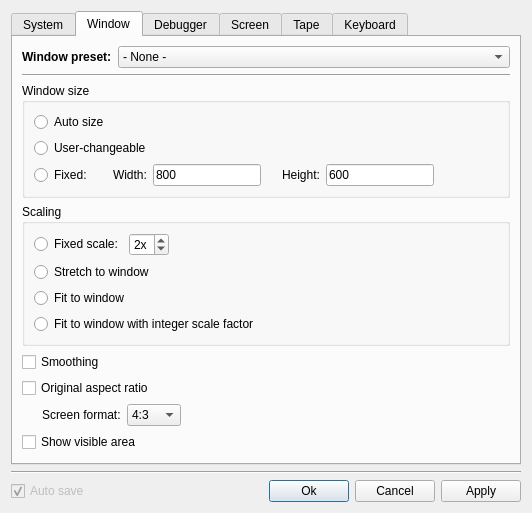
<?xml version="1.0" encoding="UTF-8"?>
<ui version="4.0">
 <class>SettingsDialog</class>
 <widget class="QDialog" name="SettingsDialog">
  <property name="geometry">
   <rect>
    <x>0</x>
    <y>0</y>
    <width>532</width>
    <height>480</height>
   </rect>
  </property>
  <property name="windowTitle">
   <string>Settings</string>
  </property>
  <layout class="QVBoxLayout" name="verticalLayout_4">
   <item>
    <widget class="QTabWidget" name="configTabWidget">
     <property name="tabPosition">
      <enum>QTabWidget::North</enum>
     </property>
     <property name="currentIndex">
      <number>1</number>
     </property>
     <widget class="QWidget" name="systemTab">
      <attribute name="title">
       <string>System</string>
      </attribute>
      <layout class="QVBoxLayout" name="verticalLayout_2">
       <item>
        <widget class="QGroupBox" name="generalGroupBox">
         <property name="title">
          <string>General</string>
         </property>
         <layout class="QFormLayout" name="formLayout_3">
          <item row="0" column="0">
           <widget class="QLabel" name="langLabel">
            <property name="text">
             <string>Language* :</string>
            </property>
           </widget>
          </item>
          <item row="0" column="1">
           <widget class="QComboBox" name="langComboBox">
            <item>
             <property name="text">
              <string>System default</string>
             </property>
            </item>
            <item>
             <property name="text">
              <string>English</string>
             </property>
            </item>
            <item>
             <property name="text">
              <string>Russian</string>
             </property>
            </item>
           </widget>
          </item>
         </layout>
        </widget>
       </item>
       <item>
        <widget class="QGroupBox" name="videoGroupBox">
         <property name="sizePolicy">
          <sizepolicy hsizetype="Expanding" vsizetype="Preferred">
           <horstretch>0</horstretch>
           <verstretch>0</verstretch>
          </sizepolicy>
         </property>
         <property name="title">
          <string>Video</string>
         </property>
         <layout class="QFormLayout" name="formLayout_2">
          <item row="0" column="0">
           <widget class="QLabel" name="frLabel">
            <property name="text">
             <string>Maximum FPS* :</string>
            </property>
           </widget>
          </item>
          <item row="0" column="1">
           <layout class="QHBoxLayout" name="horizontalLayout_2">
            <item>
             <widget class="QSpinBox" name="fpsSpinBox">
              <property name="specialValueText">
               <string/>
              </property>
              <property name="minimum">
               <number>20</number>
              </property>
              <property name="maximum">
               <number>250</number>
              </property>
              <property name="singleStep">
               <number>5</number>
              </property>
              <property name="value">
               <number>50</number>
              </property>
             </widget>
            </item>
            <item>
             <widget class="QCheckBox" name="maxFpsCheckBox">
              <property name="sizePolicy">
               <sizepolicy hsizetype="Maximum" vsizetype="Fixed">
                <horstretch>0</horstretch>
                <verstretch>0</verstretch>
               </sizepolicy>
              </property>
              <property name="text">
               <string>No fps limit</string>
              </property>
             </widget>
            </item>
           </layout>
          </item>
          <item row="2" column="0">
           <widget class="QLabel" name="label">
            <property name="text">
             <string notr="true">V-Sync*:</string>
            </property>
           </widget>
          </item>
          <item row="2" column="1">
           <widget class="QCheckBox" name="vsyncCheckBox">
            <property name="enabled">
             <bool>true</bool>
            </property>
            <property name="sizePolicy">
             <sizepolicy hsizetype="Maximum" vsizetype="Fixed">
              <horstretch>0</horstretch>
              <verstretch>0</verstretch>
             </sizepolicy>
            </property>
            <property name="text">
             <string>Enable</string>
            </property>
           </widget>
          </item>
         </layout>
        </widget>
       </item>
       <item>
        <widget class="QGroupBox" name="soundGroupBox">
         <property name="title">
          <string>Sound</string>
         </property>
         <layout class="QFormLayout" name="formLayout">
          <item row="0" column="0">
           <widget class="QLabel" name="srLabel">
            <property name="text">
             <string>Sample rate* :</string>
            </property>
           </widget>
          </item>
          <item row="0" column="1">
           <widget class="QComboBox" name="srComboBox">
            <property name="editable">
             <bool>true</bool>
            </property>
            <property name="currentIndex">
             <number>0</number>
            </property>
            <item>
             <property name="text">
              <string notr="true">96000</string>
             </property>
            </item>
            <item>
             <property name="text">
              <string notr="true">48000</string>
             </property>
            </item>
            <item>
             <property name="text">
              <string notr="true">44100</string>
             </property>
            </item>
            <item>
             <property name="text">
              <string notr="true">24000</string>
             </property>
            </item>
            <item>
             <property name="text">
              <string notr="true">22050</string>
             </property>
            </item>
            <item>
             <property name="text">
              <string notr="true">12000</string>
             </property>
            </item>
            <item>
             <property name="text">
              <string notr="true">8000</string>
             </property>
            </item>
           </widget>
          </item>
          <item row="1" column="0">
           <widget class="QLabel" name="volumeLabel">
            <property name="text">
             <string>Volume:</string>
            </property>
           </widget>
          </item>
          <item row="1" column="1">
           <layout class="QHBoxLayout" name="horizontalLayout_8">
            <item>
             <widget class="QCheckBox" name="muteCheckBox">
              <property name="enabled">
               <bool>false</bool>
              </property>
              <property name="text">
               <string>Mute</string>
              </property>
             </widget>
            </item>
            <item>
             <widget class="QSpinBox" name="volumeSpinBox">
              <property name="minimum">
               <number>1</number>
              </property>
              <property name="maximum">
               <number>5</number>
              </property>
              <property name="value">
               <number>4</number>
              </property>
             </widget>
            </item>
            <item>
             <widget class="QSlider" name="volumeSlider">
              <property name="minimum">
               <number>1</number>
              </property>
              <property name="maximum">
               <number>5</number>
              </property>
              <property name="pageStep">
               <number>1</number>
              </property>
              <property name="value">
               <number>4</number>
              </property>
              <property name="tracking">
               <bool>true</bool>
              </property>
              <property name="orientation">
               <enum>Qt::Horizontal</enum>
              </property>
              <property name="tickPosition">
               <enum>QSlider::TicksAbove</enum>
              </property>
              <property name="tickInterval">
               <number>1</number>
              </property>
             </widget>
            </item>
            <item>
             <spacer name="horizontalSpacer_8">
              <property name="orientation">
               <enum>Qt::Horizontal</enum>
              </property>
              <property name="sizeHint" stdset="0">
               <size>
                <width>40</width>
                <height>20</height>
               </size>
              </property>
             </spacer>
            </item>
           </layout>
          </item>
         </layout>
        </widget>
       </item>
       <item>
        <widget class="QLabel" name="label_5">
         <property name="text">
          <string>* Options marked by &quot;*&quot; takes effect after emulator restart</string>
         </property>
        </widget>
       </item>
       <item>
        <spacer name="verticalSpacer_2">
         <property name="orientation">
          <enum>Qt::Vertical</enum>
         </property>
         <property name="sizeHint" stdset="0">
          <size>
           <width>286</width>
           <height>83</height>
          </size>
         </property>
        </spacer>
       </item>
      </layout>
     </widget>
     <widget class="QWidget" name="windowTab">
      <attribute name="title">
       <string>Window</string>
      </attribute>
      <layout class="QVBoxLayout" name="verticalLayout_7">
       <item>
        <layout class="QHBoxLayout" name="horizontalLayout_4">
         <item>
          <widget class="QLabel" name="presetLabel">
           <property name="sizePolicy">
            <sizepolicy hsizetype="Preferred" vsizetype="Preferred">
             <horstretch>0</horstretch>
             <verstretch>0</verstretch>
            </sizepolicy>
           </property>
           <property name="font">
            <font>
             <weight>75</weight>
             <bold>true</bold>
            </font>
           </property>
           <property name="text">
            <string>Window preset:</string>
           </property>
          </widget>
         </item>
         <item>
          <widget class="QComboBox" name="presetComboBox">
           <property name="sizePolicy">
            <sizepolicy hsizetype="Expanding" vsizetype="Fixed">
             <horstretch>0</horstretch>
             <verstretch>0</verstretch>
            </sizepolicy>
           </property>
           <item>
            <property name="text">
             <string>- None -</string>
            </property>
           </item>
           <item>
            <property name="text">
             <string>1x, auto size, no smoothing</string>
            </property>
           </item>
           <item>
            <property name="text">
             <string>2x, auto size, no smoothing</string>
            </property>
           </item>
           <item>
            <property name="text">
             <string>3x, auto size, no smoothing</string>
            </property>
           </item>
           <item>
            <property name="text">
             <string>2x, fixed size</string>
            </property>
           </item>
           <item>
            <property name="text">
             <string>Fit, user-changeable, original aspect ratio, smoothing</string>
            </property>
           </item>
          </widget>
         </item>
        </layout>
       </item>
       <item>
        <widget class="Line" name="line_2">
         <property name="orientation">
          <enum>Qt::Horizontal</enum>
         </property>
        </widget>
       </item>
       <item>
        <widget class="QGroupBox" name="windowSizeGroupBox">
         <property name="title">
          <string>Window size</string>
         </property>
         <layout class="QVBoxLayout" name="verticalLayout_6">
          <item>
           <widget class="QRadioButton" name="autoSizeRadioButton">
            <property name="text">
             <string>Auto size</string>
            </property>
           </widget>
          </item>
          <item>
           <widget class="QRadioButton" name="userSizeRadioButton">
            <property name="sizePolicy">
             <sizepolicy hsizetype="Expanding" vsizetype="Fixed">
              <horstretch>0</horstretch>
              <verstretch>0</verstretch>
             </sizepolicy>
            </property>
            <property name="text">
             <string>User-changeable</string>
            </property>
           </widget>
          </item>
          <item>
           <layout class="QHBoxLayout" name="horizontalLayout_3">
            <item>
             <widget class="QRadioButton" name="fixedSizeRadioButton">
              <property name="sizePolicy">
               <sizepolicy hsizetype="Preferred" vsizetype="Fixed">
                <horstretch>0</horstretch>
                <verstretch>0</verstretch>
               </sizepolicy>
              </property>
              <property name="text">
               <string>Fixed:</string>
              </property>
             </widget>
            </item>
            <item>
             <spacer name="horizontalSpacer_3">
              <property name="orientation">
               <enum>Qt::Horizontal</enum>
              </property>
              <property name="sizeType">
               <enum>QSizePolicy::Fixed</enum>
              </property>
              <property name="sizeHint" stdset="0">
               <size>
                <width>15</width>
                <height>13</height>
               </size>
              </property>
             </spacer>
            </item>
            <item>
             <widget class="QLabel" name="label_6">
              <property name="sizePolicy">
               <sizepolicy hsizetype="Preferred" vsizetype="Preferred">
                <horstretch>0</horstretch>
                <verstretch>0</verstretch>
               </sizepolicy>
              </property>
              <property name="text">
               <string>Width:</string>
              </property>
             </widget>
            </item>
            <item>
             <widget class="QLineEdit" name="widthLineEdit">
              <property name="sizePolicy">
               <sizepolicy hsizetype="Fixed" vsizetype="Fixed">
                <horstretch>0</horstretch>
                <verstretch>0</verstretch>
               </sizepolicy>
              </property>
              <property name="text">
               <string notr="true">800</string>
              </property>
             </widget>
            </item>
            <item>
             <spacer name="horizontalSpacer_2">
              <property name="orientation">
               <enum>Qt::Horizontal</enum>
              </property>
              <property name="sizeType">
               <enum>QSizePolicy::Fixed</enum>
              </property>
              <property name="sizeHint" stdset="0">
               <size>
                <width>15</width>
                <height>13</height>
               </size>
              </property>
             </spacer>
            </item>
            <item>
             <widget class="QLabel" name="label_7">
              <property name="text">
               <string>Height:</string>
              </property>
             </widget>
            </item>
            <item>
             <widget class="QLineEdit" name="heightLineEdit">
              <property name="sizePolicy">
               <sizepolicy hsizetype="Fixed" vsizetype="Fixed">
                <horstretch>0</horstretch>
                <verstretch>0</verstretch>
               </sizepolicy>
              </property>
              <property name="text">
               <string notr="true">600</string>
              </property>
             </widget>
            </item>
            <item>
             <spacer name="horizontalSpacer_4">
              <property name="orientation">
               <enum>Qt::Horizontal</enum>
              </property>
              <property name="sizeHint" stdset="0">
               <size>
                <width>40</width>
                <height>13</height>
               </size>
              </property>
             </spacer>
            </item>
           </layout>
          </item>
         </layout>
        </widget>
       </item>
       <item>
        <widget class="QGroupBox" name="scalingGroupBox">
         <property name="title">
          <string>Scaling</string>
         </property>
         <layout class="QVBoxLayout" name="verticalLayout_8">
          <item>
           <layout class="QHBoxLayout" name="horizontalLayout_5">
            <item>
             <widget class="QRadioButton" name="fixedScaleRadioButton">
              <property name="text">
               <string>Fixed scale:</string>
              </property>
             </widget>
            </item>
            <item>
             <widget class="QSpinBox" name="fixedScaleSpinBox">
              <property name="sizePolicy">
               <sizepolicy hsizetype="Preferred" vsizetype="Fixed">
                <horstretch>0</horstretch>
                <verstretch>0</verstretch>
               </sizepolicy>
              </property>
              <property name="suffix">
               <string notr="true">x</string>
              </property>
              <property name="minimum">
               <number>1</number>
              </property>
              <property name="maximum">
               <number>3</number>
              </property>
              <property name="value">
               <number>2</number>
              </property>
             </widget>
            </item>
            <item>
             <spacer name="horizontalSpacer_5">
              <property name="orientation">
               <enum>Qt::Horizontal</enum>
              </property>
              <property name="sizeHint" stdset="0">
               <size>
                <width>40</width>
                <height>20</height>
               </size>
              </property>
             </spacer>
            </item>
           </layout>
          </item>
          <item>
           <widget class="QRadioButton" name="stretchRadioButton">
            <property name="text">
             <string>Stretch to window</string>
            </property>
           </widget>
          </item>
          <item>
           <widget class="QRadioButton" name="stretchPropRadioButton">
            <property name="text">
             <string>Fit to window</string>
            </property>
           </widget>
          </item>
          <item>
           <widget class="QRadioButton" name="stretchPropIntRadioButton">
            <property name="text">
             <string>Fit to window with integer scale factor</string>
            </property>
           </widget>
          </item>
         </layout>
        </widget>
       </item>
       <item>
        <widget class="QCheckBox" name="smoothCheckBox">
         <property name="text">
          <string>Smoothing</string>
         </property>
        </widget>
       </item>
       <item>
        <widget class="QCheckBox" name="aspectCheckBox">
         <property name="text">
          <string>Original aspect ratio</string>
         </property>
        </widget>
       </item>
       <item>
        <layout class="QHBoxLayout" name="horizontalLayout_9">
         <item>
          <spacer name="horizontalSpacer_10">
           <property name="orientation">
            <enum>Qt::Horizontal</enum>
           </property>
           <property name="sizeType">
            <enum>QSizePolicy::Fixed</enum>
           </property>
           <property name="sizeHint" stdset="0">
            <size>
             <width>20</width>
             <height>20</height>
            </size>
           </property>
          </spacer>
         </item>
         <item>
          <widget class="QLabel" name="wideLabel">
           <property name="text">
            <string>Screen format:</string>
           </property>
          </widget>
         </item>
         <item>
          <widget class="QComboBox" name="wideComboBox">
           <item>
            <property name="text">
             <string notr="true">4:3</string>
            </property>
           </item>
           <item>
            <property name="text">
             <string notr="true">16:9</string>
            </property>
           </item>
          </widget>
         </item>
         <item>
          <spacer name="horizontalSpacer_9">
           <property name="orientation">
            <enum>Qt::Horizontal</enum>
           </property>
           <property name="sizeHint" stdset="0">
            <size>
             <width>40</width>
             <height>20</height>
            </size>
           </property>
          </spacer>
         </item>
        </layout>
       </item>
       <item>
        <widget class="QCheckBox" name="cropCheckBox">
         <property name="text">
          <string>Show visible area</string>
         </property>
        </widget>
       </item>
       <item>
        <spacer name="verticalSpacer_4">
         <property name="orientation">
          <enum>Qt::Vertical</enum>
         </property>
         <property name="sizeHint" stdset="0">
          <size>
           <width>20</width>
           <height>40</height>
          </size>
         </property>
        </spacer>
       </item>
      </layout>
     </widget>
     <widget class="QWidget" name="debugTab">
      <attribute name="title">
       <string>Debugger</string>
      </attribute>
      <layout class="QVBoxLayout" name="verticalLayout_5">
       <item>
        <widget class="QGroupBox" name="debugOnGroupBox">
         <property name="title">
          <string>Debug on</string>
         </property>
         <layout class="QVBoxLayout" name="verticalLayout_3">
          <item>
           <widget class="QCheckBox" name="debugHltCheckBox">
            <property name="sizePolicy">
             <sizepolicy hsizetype="Expanding" vsizetype="Fixed">
              <horstretch>0</horstretch>
              <verstretch>0</verstretch>
             </sizepolicy>
            </property>
            <property name="text">
             <string>HLT</string>
            </property>
           </widget>
          </item>
          <item>
           <widget class="QCheckBox" name="debugIllegalCheckBox">
            <property name="sizePolicy">
             <sizepolicy hsizetype="Expanding" vsizetype="Fixed">
              <horstretch>0</horstretch>
              <verstretch>0</verstretch>
             </sizepolicy>
            </property>
            <property name="text">
             <string>Illegal 8080 instructions</string>
            </property>
           </widget>
          </item>
         </layout>
        </widget>
       </item>
       <item>
        <widget class="QGroupBox" name="mnemonicsGroupBox">
         <property name="enabled">
          <bool>false</bool>
         </property>
         <property name="sizePolicy">
          <sizepolicy hsizetype="Expanding" vsizetype="Preferred">
           <horstretch>0</horstretch>
           <verstretch>0</verstretch>
          </sizepolicy>
         </property>
         <property name="title">
          <string>Mnemonics</string>
         </property>
         <layout class="QVBoxLayout" name="verticalLayout">
          <item>
           <widget class="QCheckBox" name="upper8080checkBox">
            <property name="sizePolicy">
             <sizepolicy hsizetype="Expanding" vsizetype="Fixed">
              <horstretch>0</horstretch>
              <verstretch>0</verstretch>
             </sizepolicy>
            </property>
            <property name="text">
             <string>8080 upper case mnemonics</string>
            </property>
            <property name="checkable">
             <bool>true</bool>
            </property>
            <property name="checked">
             <bool>true</bool>
            </property>
           </widget>
          </item>
          <item>
           <widget class="QCheckBox" name="upperZ80checkBox">
            <property name="text">
             <string>Z80 upper case mnemonics</string>
            </property>
           </widget>
          </item>
         </layout>
        </widget>
       </item>
       <item>
        <spacer name="verticalSpacer_3">
         <property name="orientation">
          <enum>Qt::Vertical</enum>
         </property>
         <property name="sizeHint" stdset="0">
          <size>
           <width>20</width>
           <height>169</height>
          </size>
         </property>
        </spacer>
       </item>
      </layout>
     </widget>
     <widget class="QWidget" name="screenTab">
      <attribute name="title">
       <string>Screen</string>
      </attribute>
      <layout class="QVBoxLayout" name="verticalLayout_9">
       <item>
        <widget class="QGroupBox" name="colorGroupBox">
         <property name="title">
          <string>Color mode</string>
         </property>
         <layout class="QVBoxLayout" name="verticalLayout_11">
          <item>
           <widget class="QRadioButton" name="bwRadioButton">
            <property name="text">
             <string notr="true">Black &amp;&amp; white</string>
            </property>
           </widget>
          </item>
          <item>
           <widget class="QRadioButton" name="color1RadioButton">
            <property name="text">
             <string notr="true">Color 1</string>
            </property>
           </widget>
          </item>
          <item>
           <widget class="QRadioButton" name="color2RadioButton">
            <property name="text">
             <string notr="true">Color 2</string>
            </property>
           </widget>
          </item>
         </layout>
        </widget>
       </item>
       <item>
        <widget class="QGroupBox" name="mixingGroupBox">
         <property name="title">
          <string>Field mixing</string>
         </property>
         <layout class="QVBoxLayout" name="verticalLayout_10">
          <item>
           <widget class="QRadioButton" name="mixingOffRadioButton">
            <property name="text">
             <string>Off</string>
            </property>
           </widget>
          </item>
          <item>
           <widget class="QRadioButton" name="mixingMixRadioButton">
            <property name="text">
             <string>Mix</string>
            </property>
           </widget>
          </item>
          <item>
           <widget class="QRadioButton" name="mixingInterlaceRadioButton">
            <property name="text">
             <string>Interlace</string>
            </property>
           </widget>
          </item>
          <item>
           <widget class="QRadioButton" name="mixingScanlineRadioButton">
            <property name="text">
             <string>Scanline</string>
            </property>
           </widget>
          </item>
         </layout>
        </widget>
       </item>
       <item>
        <widget class="QCheckBox" name="altFontCheckBox">
         <property name="text">
          <string>Alternate font (8×16, 8×12, 8×8)</string>
         </property>
        </widget>
       </item>
       <item>
        <spacer name="verticalSpacer_6">
         <property name="orientation">
          <enum>Qt::Vertical</enum>
         </property>
         <property name="sizeHint" stdset="0">
          <size>
           <width>20</width>
           <height>40</height>
          </size>
         </property>
        </spacer>
       </item>
      </layout>
     </widget>
     <widget class="QWidget" name="tapeTab">
      <attribute name="title">
       <string>Tape</string>
      </attribute>
      <layout class="QVBoxLayout" name="verticalLayout_12">
       <item>
        <layout class="QHBoxLayout" name="horizontalLayout_7">
         <item>
          <widget class="QLabel" name="label_9">
           <property name="text">
            <string>WAV file channel:</string>
           </property>
          </widget>
         </item>
         <item>
          <widget class="QComboBox" name="wavChannelComboBox">
           <item>
            <property name="text">
             <string>Left</string>
            </property>
           </item>
           <item>
            <property name="text">
             <string>Right</string>
            </property>
           </item>
           <item>
            <property name="text">
             <string>Mix</string>
            </property>
           </item>
          </widget>
         </item>
         <item>
          <spacer name="horizontalSpacer_7">
           <property name="orientation">
            <enum>Qt::Horizontal</enum>
           </property>
           <property name="sizeHint" stdset="0">
            <size>
             <width>40</width>
             <height>20</height>
            </size>
           </property>
          </spacer>
         </item>
        </layout>
       </item>
       <item>
        <layout class="QHBoxLayout" name="horizontalLayout_6">
         <item>
          <widget class="QCheckBox" name="speedUpCheckBox">
           <property name="text">
            <string>Speed up while playing wav, times</string>
           </property>
          </widget>
         </item>
         <item>
          <widget class="QSpinBox" name="speedUpSpinBox">
           <property name="sizePolicy">
            <sizepolicy hsizetype="Preferred" vsizetype="Fixed">
             <horstretch>0</horstretch>
             <verstretch>0</verstretch>
            </sizepolicy>
           </property>
           <property name="minimum">
            <number>2</number>
           </property>
           <property name="maximum">
            <number>12</number>
           </property>
          </widget>
         </item>
         <item>
          <spacer name="horizontalSpacer_6">
           <property name="orientation">
            <enum>Qt::Horizontal</enum>
           </property>
           <property name="sizeHint" stdset="0">
            <size>
             <width>40</width>
             <height>20</height>
            </size>
           </property>
          </spacer>
         </item>
        </layout>
       </item>
       <item>
        <widget class="QCheckBox" name="tapeRedirectCheckBox">
         <property name="text">
          <string>Redirect tape calls to file</string>
         </property>
        </widget>
       </item>
       <item>
        <widget class="QCheckBox" name="tapeSuppressOpeningCheckBox">
         <property name="text">
          <string>Suppress file opening on reset</string>
         </property>
        </widget>
       </item>
       <item>
        <widget class="QCheckBox" name="tapeMultiblockCheckBox">
         <property name="text">
          <string>Load multiblock files</string>
         </property>
        </widget>
       </item>
       <item>
        <spacer name="verticalSpacer_5">
         <property name="orientation">
          <enum>Qt::Vertical</enum>
         </property>
         <property name="sizeHint" stdset="0">
          <size>
           <width>20</width>
           <height>207</height>
          </size>
         </property>
        </spacer>
       </item>
      </layout>
     </widget>
     <widget class="QWidget" name="keybTab">
      <attribute name="title">
       <string>Keyboard</string>
      </attribute>
      <layout class="QVBoxLayout" name="verticalLayout_15">
       <item>
        <widget class="QGroupBox" name="layoutGroupBox">
         <property name="title">
          <string>Layout</string>
         </property>
         <layout class="QVBoxLayout" name="verticalLayout_13">
          <item>
           <widget class="QRadioButton" name="qwertyRadioButton">
            <property name="text">
             <string notr="true">Qwerty</string>
            </property>
           </widget>
          </item>
          <item>
           <widget class="QRadioButton" name="jcukenRadioButton">
            <property name="text">
             <string>Jcuken</string>
            </property>
           </widget>
          </item>
          <item>
           <widget class="QRadioButton" name="smartRadioButton">
            <property name="text">
             <string>&quot;Smart&quot; layout</string>
            </property>
           </widget>
          </item>
         </layout>
        </widget>
       </item>
       <item>
        <widget class="QGroupBox" name="kbdTypeGroupBox">
         <property name="title">
          <string>Keyboard type</string>
         </property>
         <layout class="QVBoxLayout" name="verticalLayout_14">
          <item>
           <widget class="QRadioButton" name="kbdOriginalRadioButton">
            <property name="text">
             <string>Original</string>
            </property>
           </widget>
          </item>
          <item>
           <widget class="QRadioButton" name="kbdRamfosRadioButton">
            <property name="text">
             <string notr="true">RAMFOS</string>
            </property>
           </widget>
          </item>
         </layout>
        </widget>
       </item>
       <item>
        <spacer name="verticalSpacer_7">
         <property name="orientation">
          <enum>Qt::Vertical</enum>
         </property>
         <property name="sizeHint" stdset="0">
          <size>
           <width>20</width>
           <height>145</height>
          </size>
         </property>
        </spacer>
       </item>
      </layout>
     </widget>
    </widget>
   </item>
   <item>
    <spacer name="verticalSpacer">
     <property name="orientation">
      <enum>Qt::Vertical</enum>
     </property>
     <property name="sizeHint" stdset="0">
      <size>
       <width>20</width>
       <height>40</height>
      </size>
     </property>
    </spacer>
   </item>
   <item>
    <widget class="Line" name="line">
     <property name="orientation">
      <enum>Qt::Horizontal</enum>
     </property>
    </widget>
   </item>
   <item>
    <layout class="QHBoxLayout" name="horizontalLayout">
     <item>
      <widget class="QCheckBox" name="autoSaveCheckBox">
       <property name="enabled">
        <bool>false</bool>
       </property>
       <property name="text">
        <string>Auto save</string>
       </property>
       <property name="checked">
        <bool>true</bool>
       </property>
      </widget>
     </item>
     <item>
      <spacer name="horizontalSpacer">
       <property name="orientation">
        <enum>Qt::Horizontal</enum>
       </property>
       <property name="sizeHint" stdset="0">
        <size>
         <width>40</width>
         <height>20</height>
        </size>
       </property>
      </spacer>
     </item>
     <item>
      <widget class="QPushButton" name="okPushButton">
       <property name="text">
        <string>Ok</string>
       </property>
       <property name="autoDefault">
        <bool>true</bool>
       </property>
       <property name="default">
        <bool>true</bool>
       </property>
      </widget>
     </item>
     <item>
      <widget class="QPushButton" name="cancelPushButton">
       <property name="text">
        <string>Cancel</string>
       </property>
      </widget>
     </item>
     <item>
      <widget class="QPushButton" name="applyPushButton">
       <property name="text">
        <string>Apply</string>
       </property>
      </widget>
     </item>
    </layout>
   </item>
  </layout>
 </widget>
 <tabstops>
  <tabstop>langComboBox</tabstop>
  <tabstop>fpsSpinBox</tabstop>
  <tabstop>srComboBox</tabstop>
  <tabstop>muteCheckBox</tabstop>
  <tabstop>volumeSpinBox</tabstop>
  <tabstop>volumeSlider</tabstop>
  <tabstop>autoSaveCheckBox</tabstop>
  <tabstop>okPushButton</tabstop>
  <tabstop>cancelPushButton</tabstop>
  <tabstop>applyPushButton</tabstop>
  <tabstop>configTabWidget</tabstop>
  <tabstop>presetComboBox</tabstop>
  <tabstop>autoSizeRadioButton</tabstop>
  <tabstop>userSizeRadioButton</tabstop>
  <tabstop>fixedSizeRadioButton</tabstop>
  <tabstop>widthLineEdit</tabstop>
  <tabstop>heightLineEdit</tabstop>
  <tabstop>fixedScaleRadioButton</tabstop>
  <tabstop>fixedScaleSpinBox</tabstop>
  <tabstop>stretchRadioButton</tabstop>
  <tabstop>stretchPropRadioButton</tabstop>
  <tabstop>stretchPropIntRadioButton</tabstop>
  <tabstop>smoothCheckBox</tabstop>
  <tabstop>aspectCheckBox</tabstop>
  <tabstop>wideComboBox</tabstop>
  <tabstop>cropCheckBox</tabstop>
  <tabstop>debugHltCheckBox</tabstop>
  <tabstop>debugIllegalCheckBox</tabstop>
  <tabstop>upperZ80checkBox</tabstop>
  <tabstop>upper8080checkBox</tabstop>
  <tabstop>bwRadioButton</tabstop>
  <tabstop>color1RadioButton</tabstop>
  <tabstop>color2RadioButton</tabstop>
  <tabstop>mixingOffRadioButton</tabstop>
  <tabstop>mixingMixRadioButton</tabstop>
  <tabstop>mixingInterlaceRadioButton</tabstop>
  <tabstop>mixingScanlineRadioButton</tabstop>
  <tabstop>altFontCheckBox</tabstop>
  <tabstop>wavChannelComboBox</tabstop>
  <tabstop>speedUpCheckBox</tabstop>
  <tabstop>speedUpSpinBox</tabstop>
  <tabstop>tapeRedirectCheckBox</tabstop>
  <tabstop>tapeSuppressOpeningCheckBox</tabstop>
  <tabstop>tapeMultiblockCheckBox</tabstop>
  <tabstop>qwertyRadioButton</tabstop>
  <tabstop>jcukenRadioButton</tabstop>
  <tabstop>smartRadioButton</tabstop>
  <tabstop>kbdOriginalRadioButton</tabstop>
  <tabstop>kbdRamfosRadioButton</tabstop>
  <tabstop>maxFpsCheckBox</tabstop>
  <tabstop>vsyncCheckBox</tabstop>
 </tabstops>
 <resources/>
 <connections>
  <connection>
   <sender>cancelPushButton</sender>
   <signal>clicked()</signal>
   <receiver>SettingsDialog</receiver>
   <slot>reject()</slot>
   <hints>
    <hint type="sourcelabel">
     <x>440</x>
     <y>440</y>
    </hint>
    <hint type="destinationlabel">
     <x>543</x>
     <y>420</y>
    </hint>
   </hints>
  </connection>
 </connections>
</ui>
